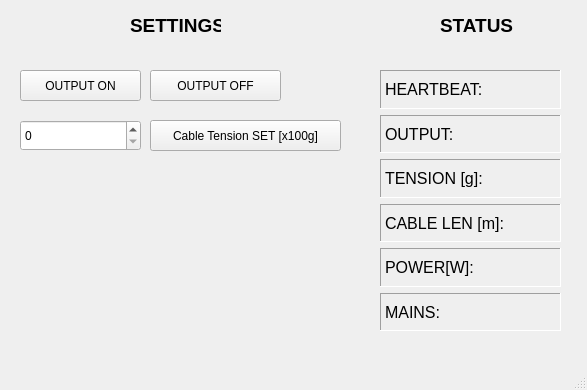
<?xml version="1.0" encoding="UTF-8"?>
<ui version="4.0">
 <class>MainWindow</class>
 <widget class="QMainWindow" name="MainWindow">
  <property name="geometry">
   <rect>
    <x>0</x>
    <y>0</y>
    <width>587</width>
    <height>390</height>
   </rect>
  </property>
  <property name="windowTitle">
   <string>FF Tethered Ground Power Unit GUI example</string>
  </property>
  <widget class="QWidget" name="centralwidget">
   <widget class="QPushButton" name="TensionSetButton">
    <property name="geometry">
     <rect>
      <x>150</x>
      <y>120</y>
      <width>191</width>
      <height>31</height>
     </rect>
    </property>
    <property name="text">
     <string>Cable Tension SET [x100g]</string>
    </property>
   </widget>
   <widget class="QSpinBox" name="TensionSpinBox">
    <property name="geometry">
     <rect>
      <x>20</x>
      <y>120</y>
      <width>121</width>
      <height>31</height>
     </rect>
    </property>
    <property name="maximum">
     <number>4000</number>
    </property>
    <property name="singleStep">
     <number>100</number>
    </property>
   </widget>
   <widget class="QLabel" name="label">
    <property name="geometry">
     <rect>
      <x>130</x>
      <y>10</y>
      <width>91</width>
      <height>31</height>
     </rect>
    </property>
    <property name="font">
     <font>
      <pointsize>14</pointsize>
      <weight>75</weight>
      <bold>true</bold>
     </font>
    </property>
    <property name="text">
     <string>SETTINGS</string>
    </property>
   </widget>
   <widget class="QLabel" name="label_2">
    <property name="geometry">
     <rect>
      <x>440</x>
      <y>10</y>
      <width>91</width>
      <height>31</height>
     </rect>
    </property>
    <property name="font">
     <font>
      <pointsize>14</pointsize>
      <weight>75</weight>
      <bold>true</bold>
     </font>
    </property>
    <property name="text">
     <string>STATUS</string>
    </property>
   </widget>
   <widget class="QPushButton" name="OffSetButton">
    <property name="geometry">
     <rect>
      <x>150</x>
      <y>70</y>
      <width>131</width>
      <height>31</height>
     </rect>
    </property>
    <property name="text">
     <string>OUTPUT OFF</string>
    </property>
   </widget>
   <widget class="QPushButton" name="OnSetButton">
    <property name="geometry">
     <rect>
      <x>20</x>
      <y>70</y>
      <width>121</width>
      <height>31</height>
     </rect>
    </property>
    <property name="text">
     <string>OUTPUT ON</string>
    </property>
   </widget>
   <widget class="QWidget" name="">
    <property name="geometry">
     <rect>
      <x>380</x>
      <y>70</y>
      <width>181</width>
      <height>261</height>
     </rect>
    </property>
    <layout class="QVBoxLayout" name="verticalLayout">
     <item>
      <widget class="QLabel" name="StatusHrtbtLabel">
       <property name="font">
        <font>
         <pointsize>12</pointsize>
        </font>
       </property>
       <property name="frameShape">
        <enum>QFrame::Panel</enum>
       </property>
       <property name="frameShadow">
        <enum>QFrame::Sunken</enum>
       </property>
       <property name="text">
        <string>HEARTBEAT:</string>
       </property>
       <property name="textFormat">
        <enum>Qt::AutoText</enum>
       </property>
      </widget>
     </item>
     <item>
      <widget class="QLabel" name="StatusOutputStateLabel">
       <property name="font">
        <font>
         <pointsize>12</pointsize>
        </font>
       </property>
       <property name="frameShape">
        <enum>QFrame::Panel</enum>
       </property>
       <property name="frameShadow">
        <enum>QFrame::Sunken</enum>
       </property>
       <property name="text">
        <string>OUTPUT: </string>
       </property>
       <property name="textFormat">
        <enum>Qt::AutoText</enum>
       </property>
      </widget>
     </item>
     <item>
      <widget class="QLabel" name="StatusTensionLabel">
       <property name="font">
        <font>
         <pointsize>12</pointsize>
        </font>
       </property>
       <property name="frameShape">
        <enum>QFrame::Panel</enum>
       </property>
       <property name="frameShadow">
        <enum>QFrame::Sunken</enum>
       </property>
       <property name="text">
        <string>TENSION [g]: </string>
       </property>
       <property name="textFormat">
        <enum>Qt::AutoText</enum>
       </property>
      </widget>
     </item>
     <item>
      <widget class="QLabel" name="StatusCableLenLabel">
       <property name="font">
        <font>
         <pointsize>12</pointsize>
        </font>
       </property>
       <property name="frameShape">
        <enum>QFrame::Panel</enum>
       </property>
       <property name="frameShadow">
        <enum>QFrame::Sunken</enum>
       </property>
       <property name="text">
        <string>CABLE LEN [m]: </string>
       </property>
       <property name="textFormat">
        <enum>Qt::AutoText</enum>
       </property>
      </widget>
     </item>
     <item>
      <widget class="QLabel" name="StatusPwrLabel">
       <property name="font">
        <font>
         <pointsize>12</pointsize>
        </font>
       </property>
       <property name="frameShape">
        <enum>QFrame::Panel</enum>
       </property>
       <property name="frameShadow">
        <enum>QFrame::Sunken</enum>
       </property>
       <property name="text">
        <string>POWER[W]: </string>
       </property>
       <property name="textFormat">
        <enum>Qt::AutoText</enum>
       </property>
      </widget>
     </item>
     <item>
      <widget class="QLabel" name="StatusMainsLabel">
       <property name="font">
        <font>
         <pointsize>12</pointsize>
        </font>
       </property>
       <property name="frameShape">
        <enum>QFrame::Panel</enum>
       </property>
       <property name="frameShadow">
        <enum>QFrame::Sunken</enum>
       </property>
       <property name="text">
        <string>MAINS: </string>
       </property>
       <property name="textFormat">
        <enum>Qt::AutoText</enum>
       </property>
      </widget>
     </item>
    </layout>
   </widget>
  </widget>
  <widget class="QMenuBar" name="menubar">
   <property name="geometry">
    <rect>
     <x>0</x>
     <y>0</y>
     <width>587</width>
     <height>22</height>
    </rect>
   </property>
  </widget>
  <widget class="QStatusBar" name="statusbar"/>
 </widget>
 <resources/>
 <connections/>
</ui>
